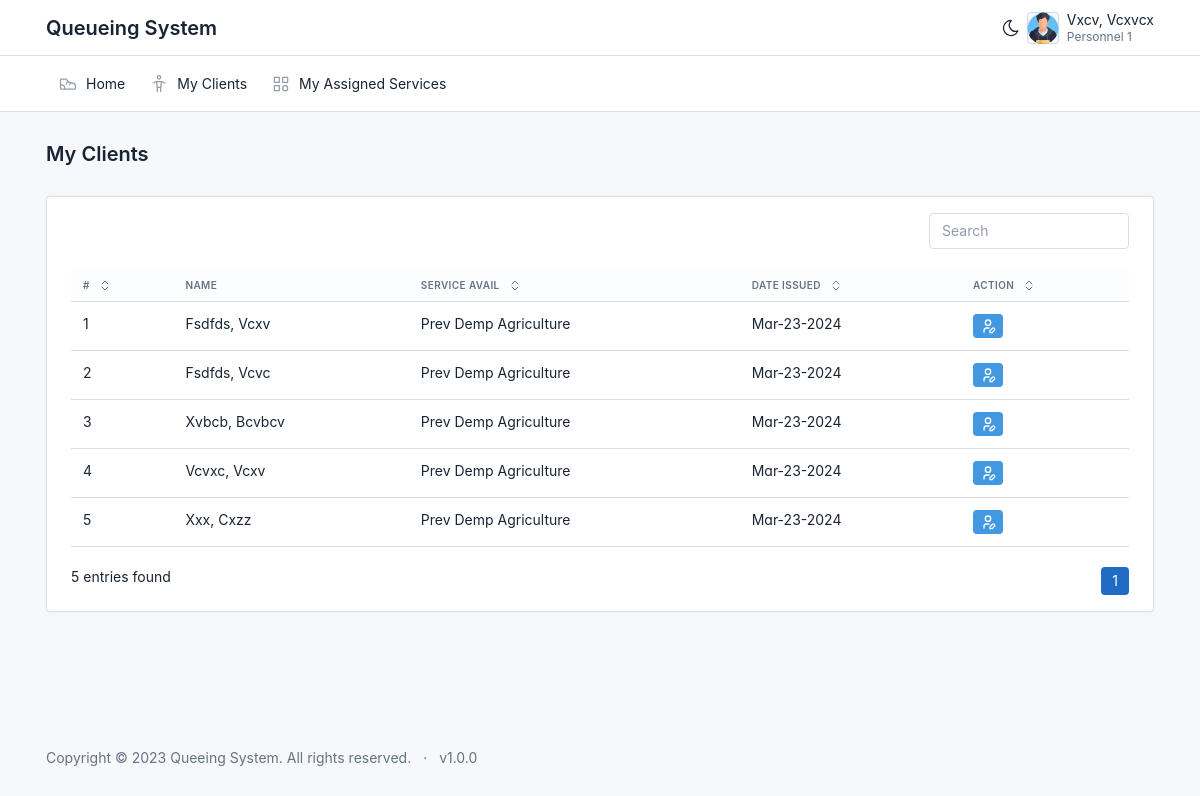
Screenshot of /personnel/myclients.php (signed in) with the database file from the repository.
### tables this page shows
CREATE TABLE IF NOT EXISTS `services` (
  `services_id` int NOT NULL AUTO_INCREMENT,
  `service_title` varchar(100) NOT NULL,
  `service_description` varchar(200) NOT NULL,
  `image` varchar(100) NOT NULL,
  `status` int NOT NULL DEFAULT '1',
  PRIMARY KEY (`services_id`)
);

CREATE TABLE IF NOT EXISTS `clients` (
  `client_id` int NOT NULL AUTO_INCREMENT,
  `first_name` varchar(100) NOT NULL,
  `last_name` varchar(100) NOT NULL,
  `sex` varchar(100) NOT NULL,
  `age` int NOT NULL,
  `address` varchar(300) NOT NULL,
  `ticket_id` int NOT NULL,
  `type_client_id` int NOT NULL,
  `date_application` datetime NOT NULL DEFAULT CURRENT_TIMESTAMP,
  PRIMARY KEY (`client_id`)
);

### personnel/myclients.php (the view, shortened to what this page needs)
<?php
include '../drivers/connection.php';
?>
<!DOCTYPE html>
<html lang="en">
<?php include '../static/nav/head.php' ?>
<body>
  <div class="page">
    <?php include '../static/nav/topbar.php' ?>
    <?php include '../static/nav/navbar-personnel.php' ?>
    <div class="page-wrapper">
      <div class="page-header d-print-none">
        <div class="container-xl">
          <div class="row g-2 align-items-center">
            <div class="col">
              <h2 class="page-title">My Clients</h2>
            </div>
          </div>
        </div>
      </div>
      <div class="page-body">
        <div class="container-xl">
          <div class="card">
            <div class="card-body">
              <div id="listjs">
                <div class="d-flex align-items-center justify-content-end">
                  <div class="flex-shrink-0">
                    <input class="form-control listjs-search" id="search-input" placeholder="Search" style="max-width: 200px;" />
                  </div>
                </div>
                <br>
                <div id="table-default" class="table-responsive">
                  <table class="table" id="tables">
                    <thead>
                      <tr>
                        <th>
                          <button class="table-sort" data-sort="sort-id">
                            #
                          </button>
                        </th>
                        <th>
                          Name
                        </th>
                        <th>
                          <button class="table-sort" data-sort="sort-name">
                            Service Avail
                          </button>
                        </th>
                        <th>
                          <button class="table-sort" data-sort="sort-name">
                            Date Issued
                          </button>
                        </th>
                        <th>
                          <button class="table-sort">
                            Action
                          </button>
                        </th>
                      </tr>
                    </thead>
                    <tbody class="table-tbody">
                      <?php
                      $id = $_SESSION['user_id'];
                      $sql = "SELECT
                      CONCAT(c.first_name,', ',c.last_name) as fname,
                      d.service_title,
                      c.date_application,
                      c.client_id
                      FROM
                      personnels a INNER JOIN tickets b ON a.counter = b.counter
                      INNER JOIN clients c ON c.ticket_id = b.ticket_id INNER JOIN services d ON d.services_id = b.service_id
                      INNER JOIN assign_service e ON a.user_id = e.user_id
                       where a.user_id = $id  ";
                      $rs = $conn->query($sql);
                      $i = 1;
                      foreach ($rs as $rows) { ?>
                        <tr>
                          <td><?php echo $i++; ?></td>
                          <td class="text-capitalize"><?php echo $rows['fname'] ?></td>
                          <td><?php echo $rows['service_title'] ?></td>
                          <td><?php echo date('M-d-Y', strtotime($rows['date_application'])) ?></td>
                          <td>
                            <a href="#" class="badge bg-info detail">
                            </a>
                          </td>
                        </tr>
                      <?php } ?>
                    </tbody>
                  </table>
                  <br>
                  <div class="btn-toolbar">
                    <p class="mb-0" id="listjs-showing-items-label">Showing 0 items</p>
                    <ul class="pagination ms-auto mb-0"></ul>
                  </div>
                </div>
              </div>
            </div>
          </div>
        </div>
      </div>
      <?php include '../static/nav/footer.php'; ?>
    </div>
  </div>
</body>
</html>

### static/nav/head.php (style rules this page uses)
:root { --tblr-font-sans-serif: "Inter Var", -apple-system, BlinkMacSystemFont, San Francisco, Segoe UI, Roboto, Helvetica Neue, sans-serif; }
body { font-feature-settings: "cv03", "cv04", "cv11"; }

### rows the page displays
services: fname "Fsdfds, Vcxv", service_title "Prev Demp Agriculture", clients.date_application "Mar-23-2024", fname "Fsdfds, Vcvc", fname "Xvbcb, Bcvbcv", fname "Vcvxc, Vcxv", fname "Xxx, Cxzz"

### other values shown
$_SESSION['name'] "Vxcv, Vcxvcx"
$_SESSION['role'] "1"
